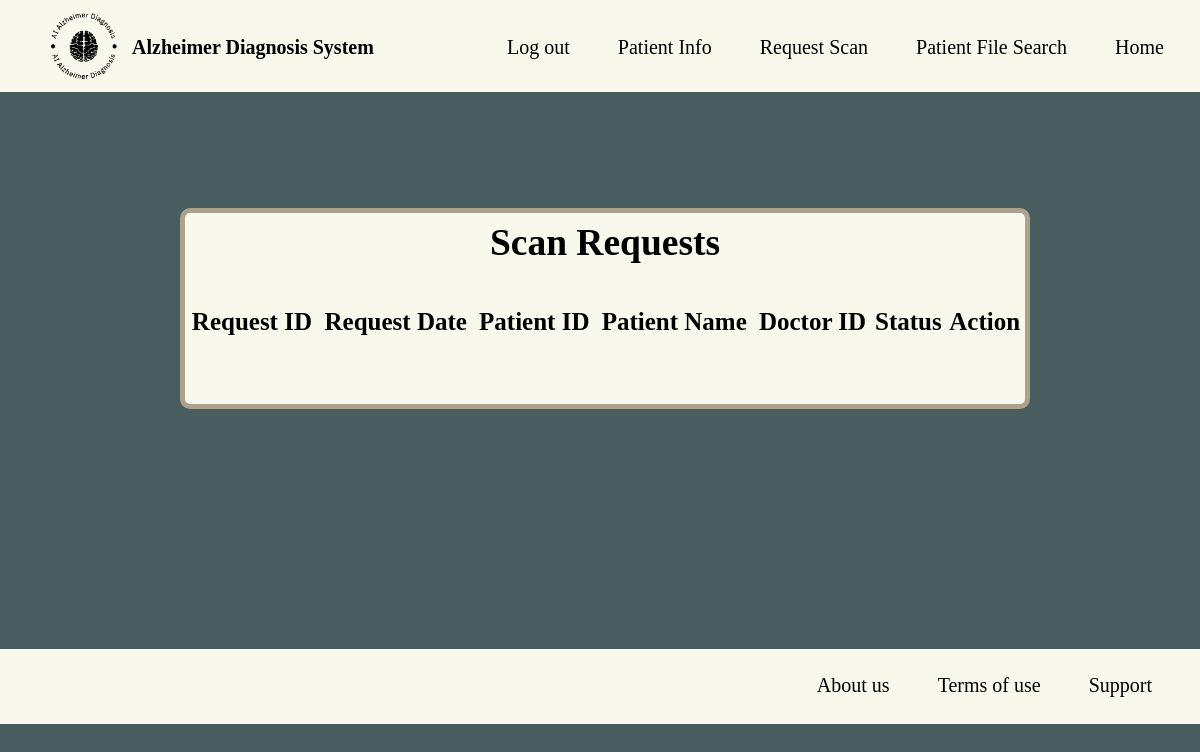
/request_list (signed in), run on an earlier commit of the app's database.
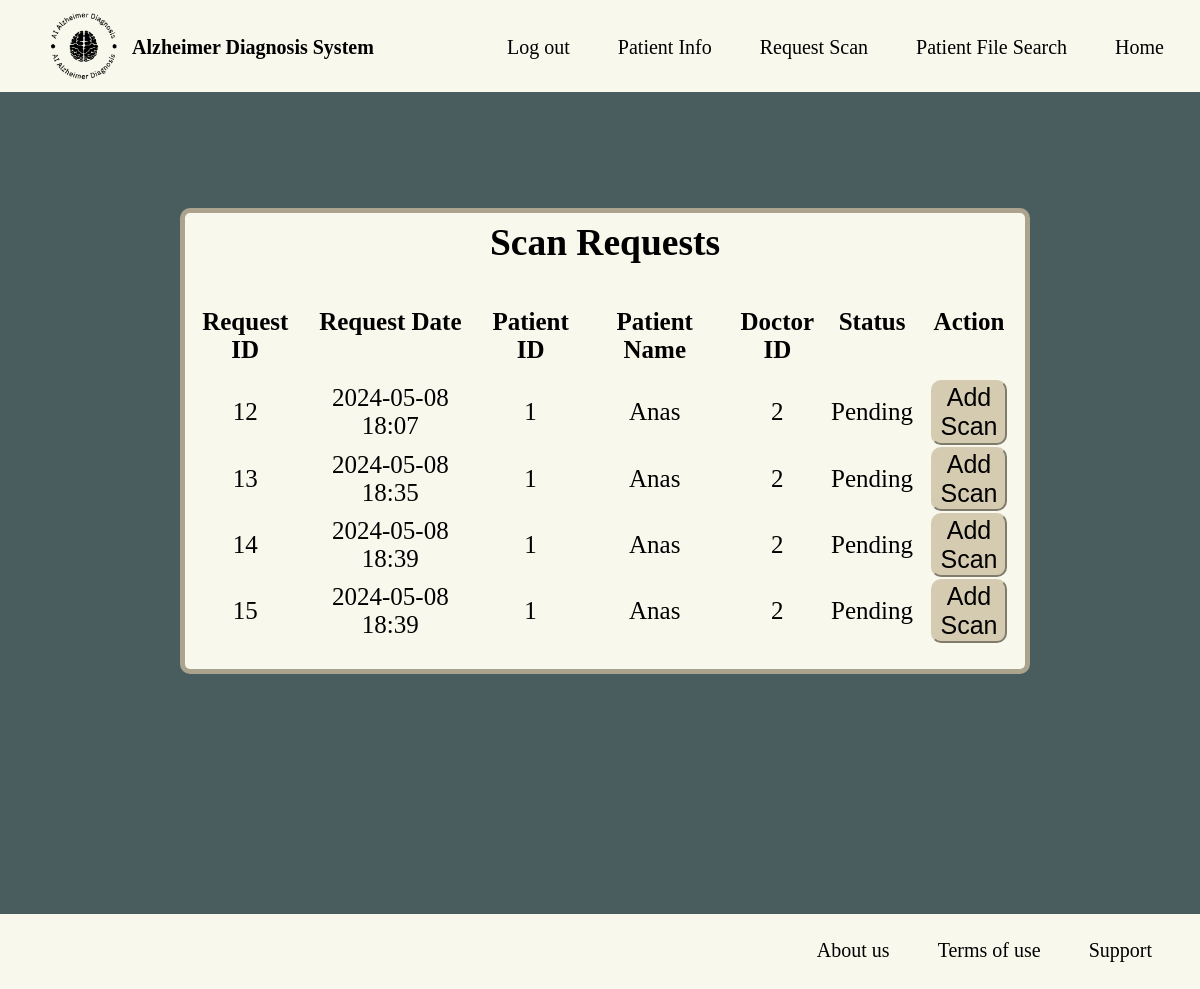
And on a later commit of the database.
### gp/models.py (models this page shows, shortened)
class ScanRequest(db.Model):
    __tablename__ = "scan_requests"
    id = db.Column(db.Integer, primary_key=True)
    scan_date = db.Column(db.DateTime, nullable=False, default=get_ksa_time)
    patient_id = db.Column(db.String(32), db.ForeignKey('patient_info.patient_id'), nullable=False)
    doctor_id = db.Column(db.Integer, db.ForeignKey('doctors.id'))
    requests = db.Column(db.Boolean, default=False, nullable=False)

class PatientInfo(db.Model):
    __tablename__ = "patient_info"
    id = db.Column(db.Integer, primary_key=True)
    username = db.Column(db.String(32), index=True)
    patient_id = db.Column(db.String(32), unique=True, index=True)
    age = db.Column(db.String(32))
    gender = db.Column(db.String(32))
    patients = db.relationship('Patient', backref='patient_info', lazy=True)
    patient_request = db.relationship('ScanRequest', backref='patient_info', lazy=True)

### gp/doctors/views.py (the view)
@doctors.route("/request_list")
@login_required
def request_list():
    requests = db.session.query(ScanRequest, PatientInfo).join(PatientInfo, ScanRequest.patient_id == PatientInfo.patient_id).filter(ScanRequest.requests == False).all()
    forms = {request.ScanRequest.id: SubmitRequestForm() for request in requests}
    return render_template("request_list.html", requests=requests, forms=forms)

### gp/models.py (called while the page is built)
@login_manager.user_loader
def load_user(user_id):
    return Doctor.query.get(int(user_id))

### gp/templates/request_list.html (shortened to what this page needs)
{% extends "base.html" %}
{% block content %}
<br>
<div class="rectangleRs">
    <div class="container">
        <h2>Scan Requests</h2>
        <table class="table table-striped">
            <thead>
                <tr>
                    <th>Request ID</th>
                    <th>Request Date</th>
                    <th>Patient ID</th>
                    <th>Patient Name</th>
                    <th>Doctor ID</th>
                    <th>Status</th>
                    <th>Action</th>
                </tr>
            </thead>
            <tbody>
                {% for request, patient_info in requests %}
                <tr>
                    <td>{{ request.id }}</td>
                    <td>{{ request.scan_date.strftime('%Y-%m-%d %H:%M') }}</td>
                    <td>{{ request.patient_id }}</td>
                    <td>{{ patient_info.username }}</td>
                    <td>{{ request.doctor_id }}</td>
                    <td>{{ 'Pending' if not request.requests else 'Completed' }}</td>
                    <td>
                        <form action="{{ url_for('patients.add_patient') }}" method="GET">
                            <button type="submit" class="btn btn-primary">Add Scan</button>
                        </form>
                    </td>
                </tr>
                {% endfor %}
            </tbody>
        </table>
    </div>
</div>
{% endblock %}

### gp/templates/base.html (shortened to what this page needs)
<!DOCTYPE html>
<html lang="en">
<head>
  <link rel="stylesheet" type="text/css" href="{{ url_for('static', filename='CSS/style.css') }}">
</head>
<body>
  <div class="top">
    <img class="img3" src="{{ url_for('static', filename='images/Logo_black.png') }}" />
    <p>Alzheimer Diagnosis System</p>
    <a href="{{ url_for('core.index') }}">Home</a>
    {% if current_user.is_authenticated %}
      <a href="{{ url_for('patients.search_patient')}}">Patient File Search</a>
      {% if current_user.specialization == "Neurologist" %}
        <a href="{{ url_for('patients.request_scan')}}">Request Scan</a>
      {% endif %}
      <a href="{{ url_for('patients.patient_info')}}">Patient Info</a>
      <a href="{{ url_for('doctors.logout')}}">Log out</a>
    {% else %}
      <a href="{{ url_for('doctors.login')}}">Log in</a>
      <a href="{{ url_for('doctors.register')}}">Register</a>
    {% endif %}
  </div>
  {% block content %}
  {% endblock %}
  <footer>
    <a href="{{ url_for('core.support')}}">Support</a>
    <a href="{{ url_for('core.tremsofuser')}}">Terms of use</a>
    <a href="{{ url_for('core.info') }}">About us</a>
  </footer>
</body>
</html>

### gp/static/CSS/style.css (style rules this page uses)
html, body { height: 100%; }
body { background-color: #4a5d5e; color: #ffffff; font-size: 25px; }
a { padding-left: 20%; font-size: 20px; color: #ffffff; }
a:link { text-decoration: none; }
* { margin: 0; padding: 0; }
.img3 { float: left; margin-left: 3%; width: 8%; height: 110%; }
.top { width: 100%; float: left; background-color: #f8f8ec; }
.top p { float: left; color: #000000; margin-top: 3%; }
.top a { margin-top: 2%; margin-right: 2%; padding: 1%; float: right; color: #000000; }
footer { background-color: #f8f8ec; height: 50px; padding-top: 25px; width: 100%; bottom: 0; left: 0; }
footer a { padding-left: 0%; margin-right: 4%; float: right; color: #000000; }
p { font-weight: bolder; font-size: 20px; margin-right: 10px; flex: 0.3; }

### gp/templates/request_list.html (style rules this page uses)
.rectangleRs { padding-bottom: 2%; margin-top: 15%; margin-left: 15%; margin-bottom: 20%; border-radius: 10px; border: 5px solid #aba38e; width: 70%; background-color: #f8f8ec; text-align: center; color: black; }
.rectangleRs button[type="submit"] { font-size: 25px; padding: 1%; width: 70%; border-radius: 10px; cursor: pointer; border-color: #D5CBB3; background-color: #d5cbb0; }
table { width: 100%; }
td { height: 50px; vertical-align: center; }
th { height: 70px; vertical-align: top; }
h2 { margin-top:1%; margin-bottom:5%; }

What changed in the data, as far as the page shows it:
added ScanRequest: id "12", scan_date "2024-05-08 18:07", patient_id "1", username "Anas", doctor_id "2", requests "Pending"
added ScanRequest: id "13", scan_date "2024-05-08 18:35", patient_id "1", username "Anas", doctor_id "2", requests "Pending"
added ScanRequest: id "14", scan_date "2024-05-08 18:39", patient_id "1", username "Anas", doctor_id "2", requests "Pending"
added ScanRequest: id "15", scan_date "2024-05-08 18:39", patient_id "1", username "Anas", doctor_id "2", requests "Pending"
